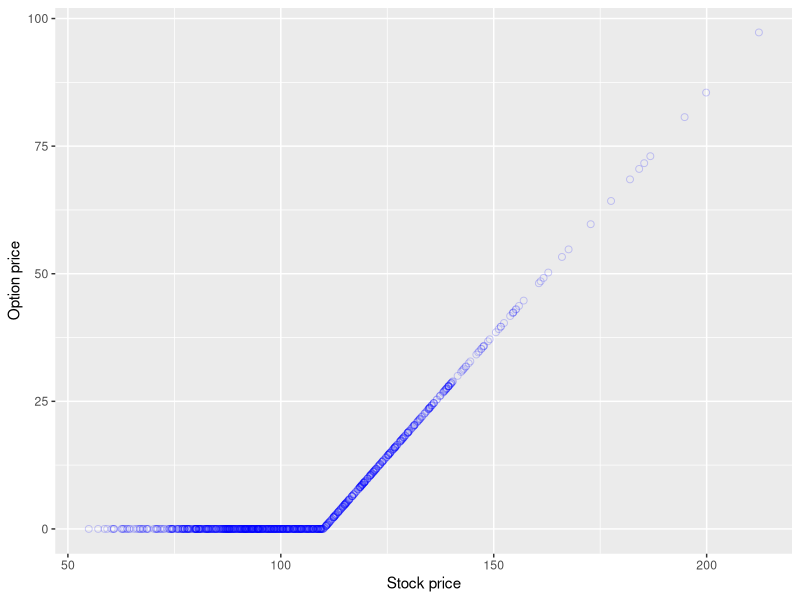

R code for this plot:
# Pricing European options using Black Scholes and MC method

# The following source contains the black scholes formula
# (Not needed - I wrote the function into this script directly)
# source("C:/Users/wigr11ab/Dropbox/KU/K3/MCM/bs_function.R")

library(ggplot2)

# ================================== #
# ===== Black Scholes method ======= #
# ================================== #

# Black Scholes parameters
price  <- 100
vol    <- 0.2
mat    <- 1
rate   <- 0.05
strike <- 110

# Black Scholes option pricing formula
bs <- function(price, vol, mat, rate, strike){
  d1 <- (log(price / strike) + (rate + 0.5 * vol ** 2) * mat)/(vol * sqrt(mat))
  d2 <- d1 - vol * sqrt(mat)
  
  # mean and sd do not need to be specified: default to N(0,1)
  n1 <- pnorm(d1, mean = 0, sd = 1)
  n2 <- pnorm(d2, mean = 0, sd = 1)
  dc <- exp(-rate * mat)
  
  return(price * n1 - dc * strike * n2)
}

# ================================== #
# ===== Monte Carlo method ========= #
# ================================== #

# Random number parameters
sims   <- 1000
z_mean <- 0
z_sd   <- 1

# Monte carlo function
bs_mc <- function(sims, 
                  z_mean, z_sd,
                  price, vol, mat, rate, strike)
  {
  z  <- rnorm(n = sims, mean = z_mean, sd = z_sd)
  
  s0 <- price
  s  <- s0 * exp((rate - 0.5 * vol ** 2) * mat + vol * sqrt(mat) * z)
  
  dc  <- exp(-rate * mat)
  c   <- dc * pmax( s - strike, 0)
  c_T <- sum(c) / sims
  
  se  <- sqrt(1 / (sims - 1) * sum((c - c_T) ** 2))
  
  int <- c(lower = c_T - 1.96 * se / sqrt(sims),
           estimate = c_T,
           upper = c_T + 1.96 * se / sqrt(sims))
  
  return(list(stock = s,
              option = c,
              estimates = int, 
              se = se))
}

# Monte carlo parameter estimation and interval
mc_sim <- bs_mc(sims, 
                z_mean, z_sd, 
                price, vol, mat, rate, strike)
mc_sim[3:4]

ggplot(NULL) +
  geom_point(aes(x = mc_sim[[1]],
                y = mc_sim[[2]]),
             shape = 1, alpha = 0.2,
             col = 'blue', size = 2) +
  labs(x = 'Stock price', y = 'Option price')

# Black Scholes price
bs <- bs(price, vol, mat, rate, strike)
bs



# ============================== #
# ===== Path dependence (pd) === #
# ============================== #

# Final parameters
periods    <- 10
time_steps <- 10

#' Path dependent MC simulation e.g. Asian options
#' where Asian option payoffs depend on average
#' level of the underlying asset over some period
pd_mc <- function(sims, periods, time_steps,
                  z_mean, z_sd,
                  price, vol, mat, rate, strike)
  {
  s0 <- price
  dt <- 1 / time_steps
  
  z  <- rnorm(n = sims * periods * time_steps, mean = 0, sd = 1)
  z  <- matrix(z, nrow = sims, ncol = periods * time_steps)
  
  s  <- matrix(s0, nrow = sims, ncol = periods * time_steps)
  
  for (t in 2:(periods * time_steps)){
    s[,t] <- s[,t-1] * exp((rate - 0.5 * vol ** 2) * dt + 
                             vol * sqrt(dt) * z[,t])
  }
  
  s_bar <- rowMeans(s)
  c_bar <- exp(-rate * mat) * pmax(s_bar - strike, 0)
  
  c_hat <- mean(c_bar)
  c_hat
  
  se  <- sqrt(1 / (sims - 1) * sum((c_bar - c_hat) ** 2))
  se  <- se / sqrt(sims)
  
  int <- c(lower = c_hat - 1.96 * se,
           estimate = c_hat,
           upper = c_hat + 1.96 * se)
  
  return(list(estimates = int,
              se = se))
}

pd_mc(sims, periods, time_steps,
      z_mean, z_sd,
      price, vol, mat, rate, strike)